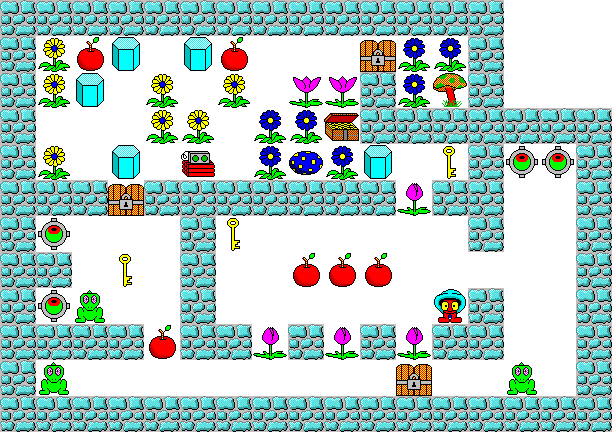

A level layout from a 2D game, rendered from its tile map. Below: a short description, then the map file with tile-grid data replaced by summaries:
An orthogonal 17x12 tile map with 36x36 px tiles, 2 tile layers (ground, hazard).

<map version="1.0" orientation="orthogonal" width="17" height="12" tilewidth="36" tileheight="36">
 <tileset firstgid="1" name="tileset" tilewidth="36" tileheight="36">
  <image source="tileset.png" width="256" height="256" />
 </tileset>
 <layer name="ground" width="17" height="12">
  <data>[204 cells, 204 non-empty, 1 distinct tile ids]</data>
 </layer>
 <layer name="hazard" width="17" height="12">
  <data>[204 cells, 134 non-empty, 16 distinct tile ids]</data>
 </layer>
</map>
